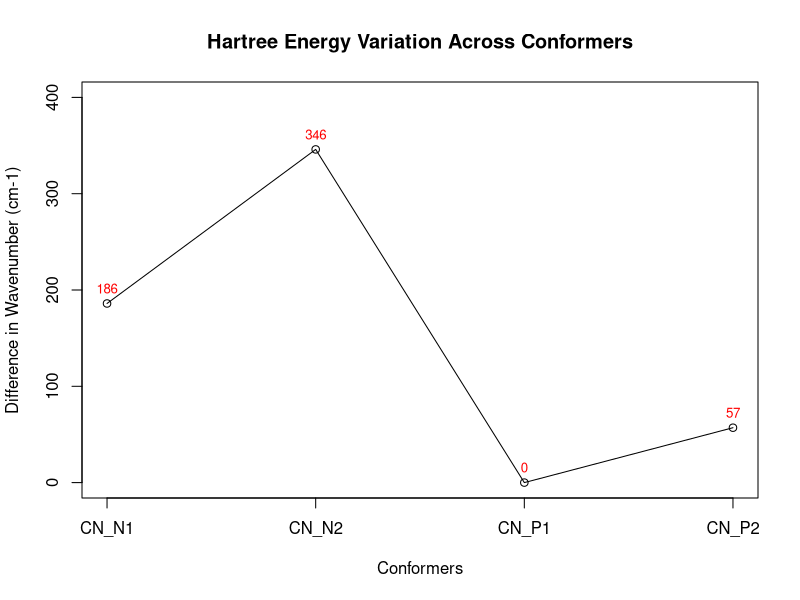

Write R code to recreate this figure.
conformers <- c("CN_N1", "CN_N2", "CN_P1", "CN_P2")
difference <- c(186, 346, 0, 57)

# Use numeric positions for plotting
x_pos <- 1:length(conformers)

# Create the plot
plot(x_pos, difference, type = 'o', xaxt = 'n', 
     main = "Hartree Energy Variation Across Conformers",
     xlab = "Conformers", ylab = "Difference in Wavenumber (cm-1)",
     ylim = c(0, 400))

# Add x-axis labels
axis(1, at = x_pos, labels = conformers)

# Label points
text(x = x_pos, y = difference, labels = difference,
     pos = 3, cex = 0.8, col = "red")